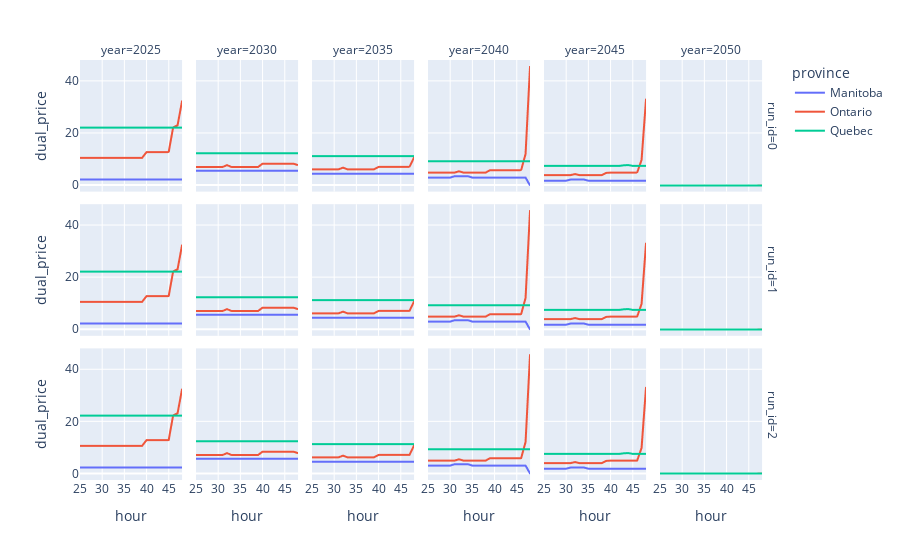

The cell this chart's notebook holds for it:
### Code cell
import plotly.express as px

px.line(el_price_df.reset_index(), x="hour", y="dual_price", facet_col="year", facet_row="run_id", color="province", template="plotly")
